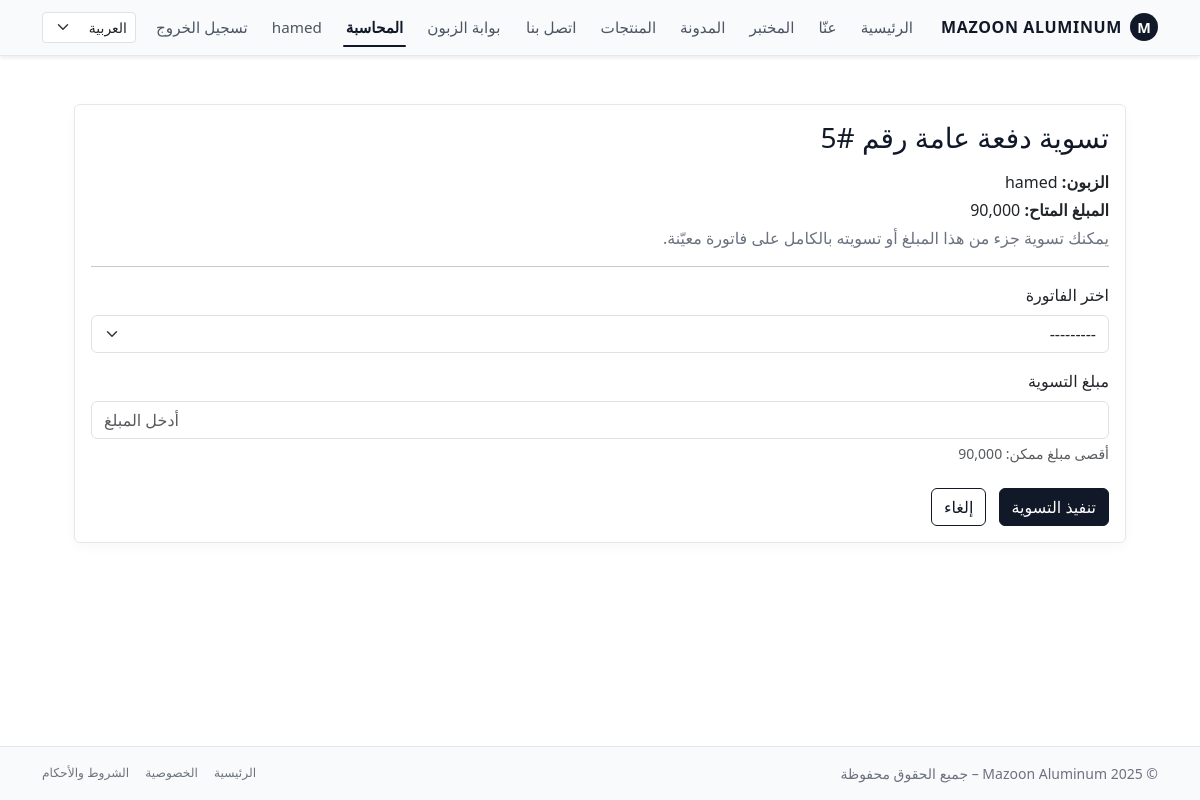
Before: /ar/accounting/payments/5/apply/ (signed in) with the older database file.
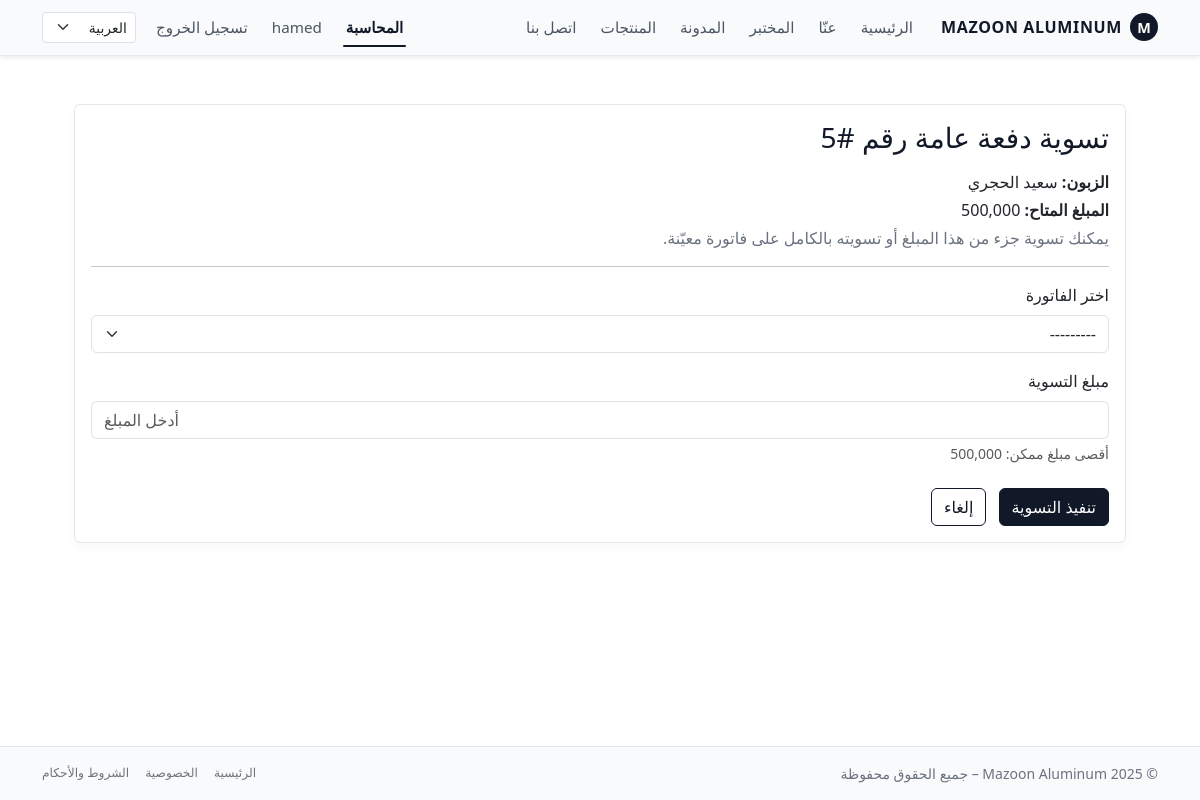
After: the same page with the newer database file.
### accounting/models.py (models this page shows, shortened)
class Customer(models.Model):
    user = models.OneToOneField(
        settings.AUTH_USER_MODEL,
        on_delete=models.SET_NULL,
        null=True,
        blank=True,
        related_name="customer_profile",
        help_text="Optional: link to a Django user for portal access.",
    )
    name = models.CharField(max_length=255)
    phone = models.CharField(max_length=50, blank=True)
    email = models.EmailField(blank=True)
    company_name = models.CharField(max_length=255, blank=True)
    tax_number = models.CharField(
        max_length=50,
        blank=True,
        help_text="Optional: VAT / Tax ID if applicable.",
    )
    address = models.TextField(blank=True)
    created_at = models.DateTimeField(auto_now_add=True)
    class Meta:
        ordering = ("name", "id")

class Payment(models.Model):
    class Method(models.TextChoices):
        CASH = "cash", "Cash"
        BANK_TRANSFER = "bank_transfer", "Bank Transfer"
        CARD = "card", "Card"
        OTHER = "other", "Other"
    customer = models.ForeignKey(
        Customer,
        on_delete=models.PROTECT,
        related_name="payments",
    )
    invoice = models.ForeignKey(
        Invoice,
        on_delete=models.SET_NULL,
        null=True,
        blank=True,
        related_name="payments",
        help_text="Optional: if linked, affects invoice paid_amount.",
    )
    date = models.DateField(default=timezone.now)
    amount = models.DecimalField(max_digits=12, decimal_places=3)
    method = models.CharField(
        max_length=20,
        choices=Method.choices,
        default=Method.CASH,
    )
    notes = models.CharField(max_length=255, blank=True)
    created_at = models.DateTimeField(auto_now_add=True)
    class Meta:
        ordering = ("-date", "-id")
        indexes = [
            models.Index(fields=["date"]),
            models.Index(fields=["customer"]),
        ]

### accounting/views.py (the view)
@accounting_staff_required
def apply_general_payment(request, pk):
    payment = get_object_or_404(
        Payment,
        pk=pk,
        invoice__isnull=True,
    )
    customer = payment.customer
    if not customer.invoices.exists():
        messages.error(request, "لا توجد فواتير لهذا الزبون لتسوية الدفعة عليها.")
        return redirect("accounting:customer_detail", pk=customer.pk)
    if request.method == "POST":
        form = ApplyPaymentForm(customer, payment.amount, request.POST)
        if form.is_valid():
            invoice = form.cleaned_data["invoice"]
            amount = form.cleaned_data["amount"]
            if amount == payment.amount:
                payment.invoice = invoice
                payment.save(update_fields=["invoice"])
                messages.success(
                    request,
                    f"تم تسوية الدفعة بالكامل على الفاتورة {invoice.number}.",
                )
            else:
                Payment.objects.create(
                    customer=customer,
                    invoice=invoice,
                    amount=amount,
                    date=payment.date,
                    method=payment.method,
                    notes=f"تسوية جزء ({amount}) من الدفعة العامة #{payment.pk}",
                )
                payment.amount = payment.amount - amount
                payment.save(update_fields=["amount"])
                messages.success(
                    request,
                    f"تم تسوية مبلغ {amount} على الفاتورة {invoice.number}، "
                    f"والمتبقي في الدفعة العامة هو {payment.amount}."
                )
            return redirect("accounting:customer_detail", pk=customer.pk)
    else:
        form = ApplyPaymentForm(customer, payment.amount)
    return render(
        request,
        "accounting/general_payment_apply.html",
        {
            "payment": payment,
            "customer": customer,
            "form": form,
        },
    )

### accounting/forms.py (shortened to what this page needs)
class ApplyPaymentForm(forms.Form):
    invoice = forms.ModelChoiceField(
        queryset=Invoice.objects.none(),
        label="اختر الفاتورة",
        widget=forms.Select(attrs={
            "class": "form-select"
        })
    )
    amount = forms.DecimalField(
        max_digits=12,
        decimal_places=3,
        label="المبلغ المراد تسويته",
        widget=forms.NumberInput(attrs={
            "class": "form-control",
            "placeholder": "أدخل المبلغ"
        })
    )
    def __init__(self, customer, max_amount: Decimal, *args, **kwargs):
        super().__init__(*args, **kwargs)
        self.fields["invoice"].queryset = Invoice.objects.filter(customer=customer)
        self.max_amount = max_amount

### accounting/models.py (called while the page is built)
    def __str__(self):
        return f"Invoice {self.number} - {self.customer.name}"

### accounting/views.py (called while the page is built)
def is_accounting_staff(user):
    return (
        user.is_authenticated
        and user.is_active
        and user.groups.filter(name="accounting_staff").exists()
    )

### templates/accounting/general_payment_apply.html (shortened to what this page needs)
{% extends "base.html" %}
{% load i18n %}
{% block content %}
<div class="container mt-4">
  <div class="card">
    <div class="card-body">
      <h3 class="mb-3 text-mazoon">
      </h3>
      <p class="mb-1">
        <strong>{% trans "الزبون" %}:</strong>
        {{ customer.name }}
      </p>
      <p class="mb-1">
        <strong>{% trans "المبلغ المتاح" %}:</strong>
        {{ payment.amount }}
      </p>
      <p class="text-muted">
        {% trans "يمكنك تسوية جزء من هذا المبلغ أو تسويته بالكامل على فاتورة معيّنة." %}
      </p>
      <hr>
      <form method="post" novalidate>
        <div class="mb-3">
          <label class="form-label">{% trans "اختر الفاتورة" %}</label>
          {{ form.invoice }}
        </div>
        <div class="mb-3">
          <label class="form-label">{% trans "مبلغ التسوية" %}</label>
          {{ form.amount }}
          <div class="form-text">
          </div>
        </div>
        <div class="mt-4">
          <button type="submit" class="btn btn-primary">
            {% trans "تنفيذ التسوية" %}
          </button>
          <a href="{% url 'accounting:customer_detail' customer.pk %}"
             class="btn btn-outline-primary ms-2">
            {% trans "إلغاء" %}
          </a>
        </div>
      </form>
    </div>
  </div>
</div>
{% endblock %}

### templates/base.html (shortened to what the changed rows need)
{% load static i18n %}
<!doctype html>
<html lang="{{ LANGUAGE_CODE }}" dir="{% if LANGUAGE_CODE == 'ar' %}rtl{% else %}ltr{% endif %}" data-bs-theme="light">
<head>
    {% if LANGUAGE_CODE == "ar" %}
        <link
            href="https://cdn.jsdelivr.net/npm/bootstrap@5.3.8/dist/css/bootstrap.rtl.min.css"
            rel="stylesheet"
        />
    {% else %}
        <link
            href="https://cdn.jsdelivr.net/npm/bootstrap@5.3.8/dist/css/bootstrap.min.css"
            rel="stylesheet"
        />
    {% endif %}
    <link rel="stylesheet" href="{% static 'css/style.css' %}"/>
</head>
<body class="bg-body text-body d-flex flex-column min-vh-100">
<nav class="navbar navbar-expand-lg navbar-light mazoon-navbar shadow-sm">
    <div class="container">
        <div class="collapse navbar-collapse" id="mainNavbar">
            <ul class="navbar-nav ms-auto mb-2 mb-lg-0 align-items-center top-right-links">
                {% if user.is_authenticated and user.customer_profile %}
                    <li class="nav-item">
                        <a class="nav-link {% if request.resolver_match.namespace == 'portal' %}active{% endif %}"
                           href="{% url 'portal:dashboard' %}">
                            بوابة الزبون
                        </a>
                    </li>
                {% endif %}
            </ul>
        </div>
    </div>
</nav>
<main class="py-4 flex-grow-1">
    <div class="container">
        {% block content %}{% endblock %}
    </div>
</main>
</body>
</html>

Changed rows visible on the page:
no longer on this page (row edited): Customer: name "hamed"
changed Payment "تسوية دفعة عامة رقم #5": amount "90,000" → "500,000"; amount "أقصى مبلغ ممكن: 90,000" → "أقصى مبلغ ممكن: 500,000"
added Customer: name "سعيد الحجري"
Other visible differences:
text no longer shown: "بوابة الزبون"
